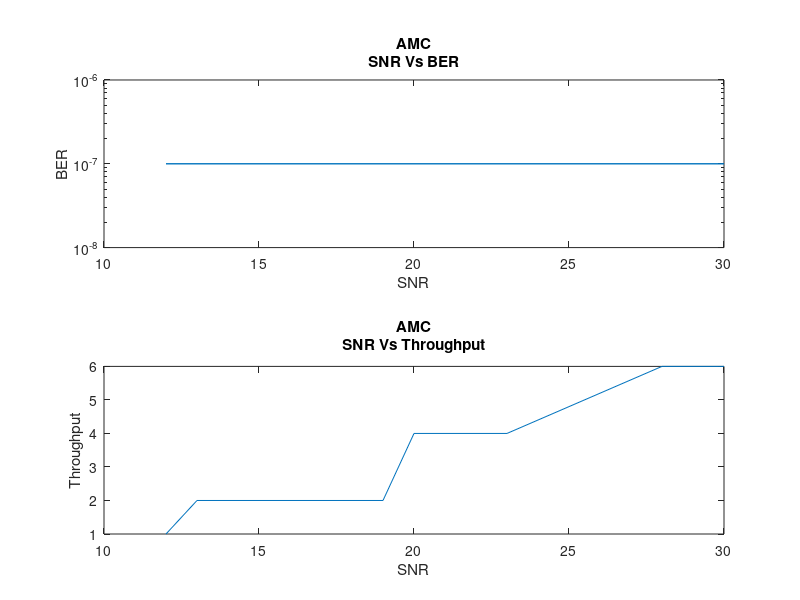

This figure's MATLAB source:
% clc; clear; close all;

snr= randi([10,30],1,15);
snr=sort(snr);
err=[];

for i=1:length(snr)

if (snr(i)>=0 && snr(i)<13)
    a=randi([0,1],1,1000);b=pskmod(a,2);
end
if (snr(i)>=13 && snr(i)<20)
    a=randi([0,3],1,1000); b=pskmod(a,4);
end
if (snr(i)>=20 && snr(i)<26)
    a=randi([0,15],1,1000); b=qammod(a,16);
end
if (snr(i)>=26 && snr(i)<=30)
    a=randi([0,63],1,1000);b=qammod(a,64);
end

N0=1/10^(snr(i)/10);
g=awgn(b,snr(i));
n=sqrt(N0/2)*(randn(1,length(a))+ 1i*randn(1,length(a)));
f= g+n;

if(snr(i)>=10 && snr(i)<13)
    d=pskdemod(f,2);
end
if(snr(i)>=13 && snr(i)<20)
    d=pskdemod(f,4);
end
if(snr(i)>=20 && snr(i)<26)
    d=qamdemod(f,16);
end
if(snr(i)>=26 && snr(i)<=30)
    d=qamdemod(f,64);
end

[n,r]=biterr(a,d);
if(r==0)
    r=1e-7;
end
err = [err r];

end

subplot(2,1,1); xlim([10 30]);
semilogy(snr,err,'linewidth',1); 
xlabel('SNR'); ylabel('BER'); title({'AMC';'SNR Vs BER'});

thruput=[];
for i=1:length(snr)
if(snr(i)>=10 && snr(i)<13)
thruput=[thruput 1]; end
if(snr(i)>=13 && snr(i)<20)
thruput=[thruput 2]; end
if(snr(i)>=20 && snr(i)<=25)
thruput=[thruput 4]; end
if(snr(i)>=26 && snr(i)<=30)
thruput=[thruput 6];
end
end

subplot(2,1,2);xlim([10 30]);ylim([0 10]);
plot(snr,thruput);
xlabel('SNR'); ylabel('Throughput'); title({'AMC';'SNR Vs Throughput'});